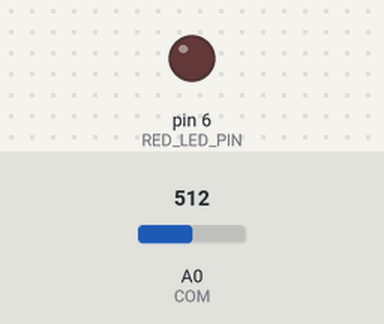
Recording of a program running on a simulated Arduino Nano, built with avr-gcc and run on an emulated ATmega328P. Parts: output pins drawn as LEDs (lit = HIGH). The inputs (shaded band) are chosen by the test bench; at power-on: A0 (COM) = 512. Pins used as bus, display or sensor lines are not drawn.

Above: at 1.2 s.
1.3 s: A0 (COM) set to 127
2.8 s: A0 (COM) set to 107
At 3.3 s:
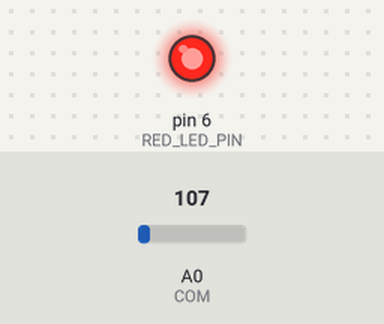
4.3 s: A0 (COM) set to 122
At 5.6 s:
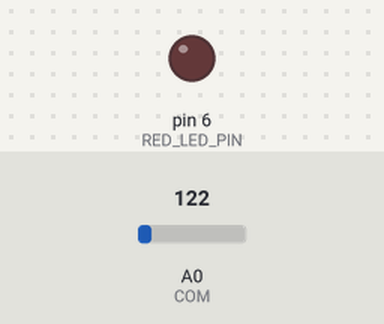
6.3 s: A0 (COM) set to 50
At 7.1 s:
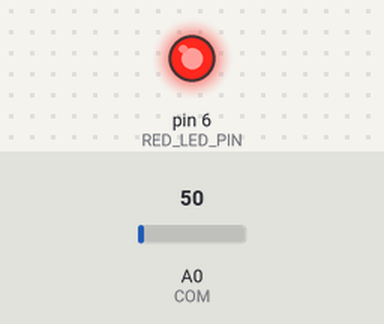
Timing chart, 0 to 8.8 s (numbered marks = the images above; inputs shaded):
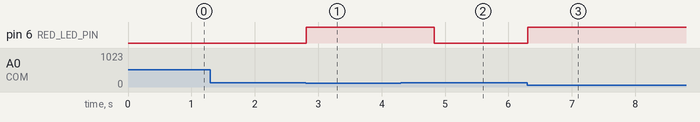

The program:

main.cpp
```cpp
#include <Arduino.h>


const uint8_t S0 = 2;
const uint8_t S1 = 3;
const uint8_t S2 = 4;
const uint8_t S3 = 5;
const uint8_t COM = A0;
const uint8_t RED_LED_PIN = 6;


const uint8_t NUM_CHANNELS = 16;
const float TEMP_THRESHOLD = 60.0; //temp i ncelcius
const unsigned long TEMP_CHECK_INTERVAL = 1000; //1 second

void selectChannel(uint8_t ch) {
  digitalWrite(S0, bitRead(ch,0));
  digitalWrite(S1, bitRead(ch,1));
  digitalWrite(S2, bitRead(ch,2));
  digitalWrite(S3, bitRead(ch,3));

  delay(10);
}


void setup() {
  Serial.begin(115200);

  pinMode(RED_LED_PIN, OUTPUT);
  pinMode(COM, INPUT);

  digitalWrite(RED_LED_PIN, LOW);

  pinMode(S0, OUTPUT);
  pinMode(S1, OUTPUT);
  pinMode(S2, OUTPUT);
  pinMode(S3, OUTPUT);

}

float readTempC(uint16_t raw) {
  float voltage = raw * 5.0 / 1023;
  float tempC = 25.0 + (voltage - 0.650) / (-0.002);

  return tempC;
}


void loop() {
  for (uint8_t ch = 0; ch < NUM_CHANNELS; ch++) {
    selectChannel(ch);
    analogRead(COM);
    uint16_t rawADC = analogRead(COM);

    float temp = readTempC(rawADC);

    if (temp > TEMP_THRESHOLD) {
      digitalWrite(RED_LED_PIN, HIGH);
      delay(TEMP_CHECK_INTERVAL);
    } else {
      digitalWrite(RED_LED_PIN, LOW);
    }
  }


}
```

Measured:
- the behaviour switches between 119 and 118 on A0 (COM) (found by bisection; images 0 and 1)
- after the input at 1.3 s, every drawn part: stays the same
- after the input at 2.8 s, pin 6 (RED_LED_PIN): LOW → HIGH at once
- after the input at 4.3 s, pin 6 (RED_LED_PIN): HIGH → LOW after 0.53 s
- after the input at 6.3 s, pin 6 (RED_LED_PIN): LOW → HIGH at once
